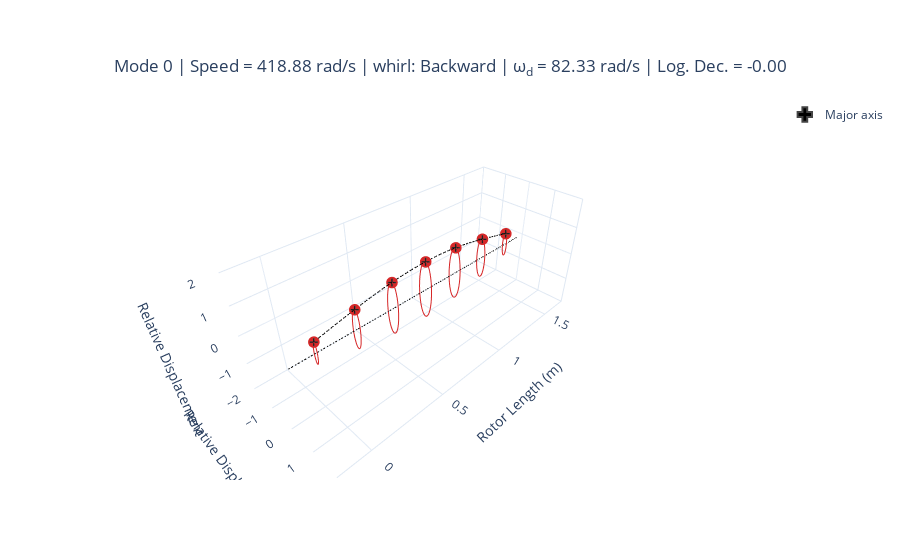
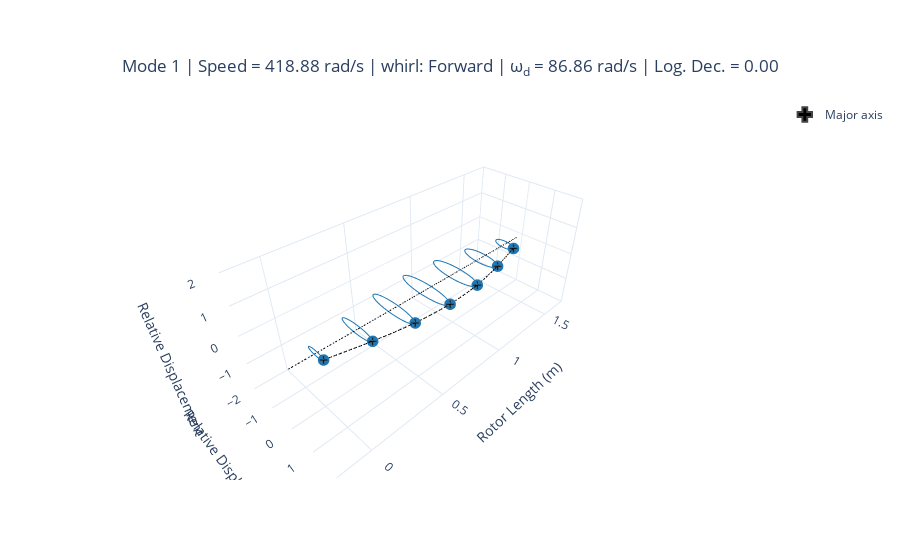
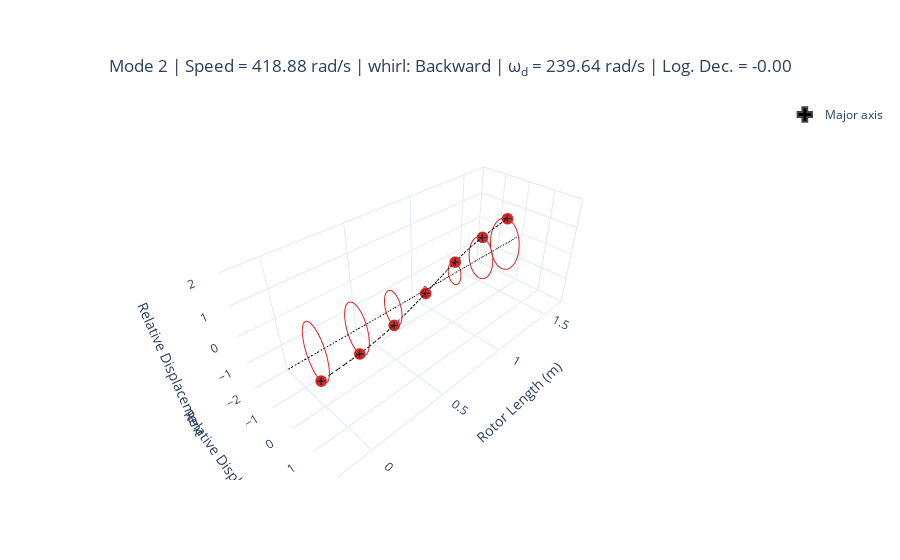
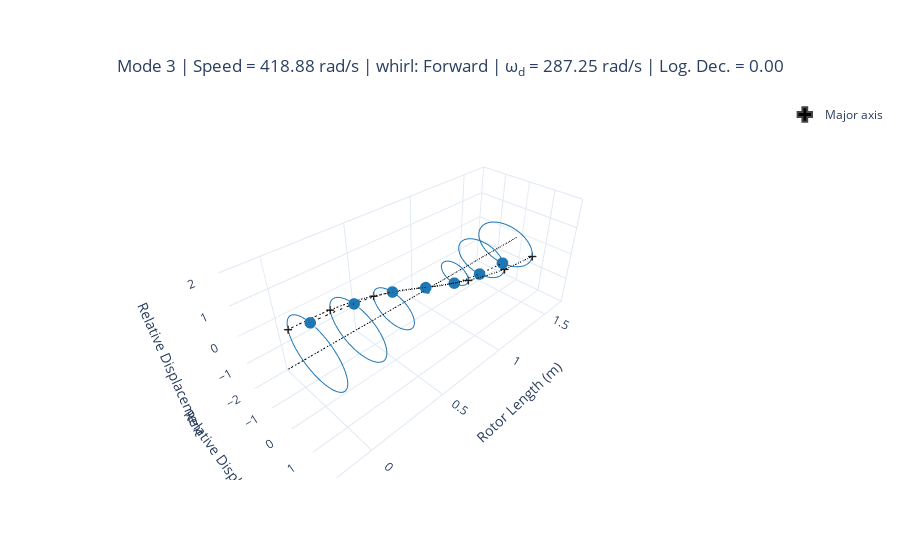

The cell these charts' notebook holds for them, in order:
### Markdown cell above
- Mode Shapes

### Code cell
for i in np.arange(0, 5.1, 1):
    modal592c.plot_mode_3d(mode=int(i)).show()
